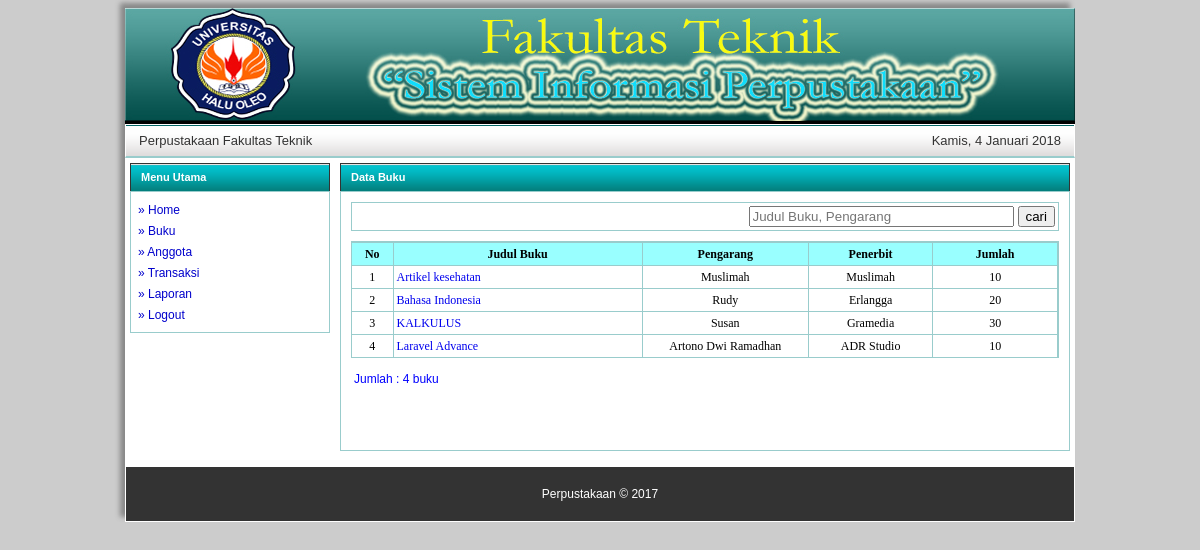
Page /guest/index.php?page=buku (signed in) on the committed database.
### tables this page shows
CREATE TABLE IF NOT EXISTS `tbl_buku` (
  `id_buku` int(11) NOT NULL AUTO_INCREMENT,
  `judul` varchar(100) NOT NULL,
  `pengarang` varchar(100) NOT NULL,
  `penerbit` varchar(100) NOT NULL,
  `thn_terbit` varchar(5) NOT NULL,
  `isbn` varchar(25) NOT NULL,
  `jumlah_buku` int(11) NOT NULL,
  `lokasi` varchar(20) NOT NULL,
  `tgl_input` datetime NOT NULL,
  PRIMARY KEY (`id_buku`)
);

### guest/buku_data.php (the view, shortened to what this page needs)
<div id="menu-tengah">
   	<div id="bg_menu">Data Buku
   	</div>
   	<div id="content_menu">
       <div id="menu_header">
       	<form action="?page=buku_search" method="post">
       	<table width="100%" height="100%" style="border:1px solid #9cc;">
           	<tr>
               	<td width="50%"></td>
                   <td width="50%" align="right"><input type="text" name="cari" size="30" placeholder="Judul Buku, Pengarang"></td>
                   <td><input type="submit" id="submit" value="cari"></td>
               </tr>
           </table>
           </form>
   	</div>
  	    <div class="zebra-table">
  	      <table width="100%" height="100%" align="center" cellspacing="0" cellpadding="5">
  	        <thead align="center">
  	          <tr>
  	            <th align="center" width="5%" >No</th>
  	            <th width="30%">Judul Buku</th>
  	            <th width="20%">Pengarang</th>
  	            <th width="15%">Penerbit</th>
  	            <th width="15%">Jumlah</th>
             </tr>
           </thead>
           <?php
			$query = "SELECT * FROM tbl_buku ORDER by judul";
			$sql = mysql_query($query);
			$total = mysql_num_rows($sql);
			$no = 1;
			while ($data=mysql_fetch_array($sql)) {
		?>
  	        <tbody>
  	          <tr>
  	            <td align="center"><?php echo $no; ?></td>
  	            <td><a href="?page=detil-buku&judul=<?php echo $data['judul']; ?>" class="detil"><?php echo $data['judul']; ?></a></td>
  	            <td align="center"><?php echo $data['pengarang']; ?></td>
  	            <td align="center"><?php echo $data['penerbit']; ?></td>
  	            <td align="center"><?php echo $data['jumlah_buku']; ?></td>
             </tr>
           <?php $no++; } ?>
           </tbody>
         </table>
         </div>
         <div id="menu_bottom">
       	<table width="100%" style="border:0px solid #9cc;">
           	<tr>
               	<td width="50%">Jumlah : <?php echo $total; ?> buku</td>
               </tr>
           </table>
   	</div>
  	  </div>
   </div>

### images/style.css (style rules this page uses)
body { background-color: #CCC; font-family:Tahoma, Geneva, sans-serif; font-size: 14px; }
#menu-tengah { margin:5px; width:730px; float:left; }
#bg_menu { background-color: #ccc; background-image:url(../images/menu-biru.gif); border:1px solid #333; border-bottom:0px; padding:7px; padding-left:10px; color:#ffffff; font-weight:bold; font-size:11px; height:13px; }
#content_menu { background-color: #FFF; border: 1px solid #9CC; line-height: 16px; padding: 3px; margin-bottom: 10px; font-size:14px; padding:10px; }
.zebra-table { background-color:#FFF; font-size:12px; font-family:Georgia, "Times New Roman", Times, serif; border-collapse: collapse; border: 1px solid #9cc; overflow: hidden; margin-bottom:10px; }
.zebra-table th { background-color:#9FF; color:; }
.zebra-table th,.zebra-table td { vertical-align: top; padding:3px 3px; margin:0; border-top:1px solid #9cc; border-right:1px solid #9cc; }
.zebra-table tbody tr:nth-child(odd) { background: #FFF; }
.zebra-table a { text-decoration:none; text-shadow:#FF9; }
#menu_header { font-size:12px; font-family:Georgia, "Times New Roman", Times, serif; border-collapse: collapse; overflow: hidden; margin-bottom:10px; }
#menu_bottom { font-size:12px; color:#00F; font-family:Verdana, Geneva, sans-serif; border-collapse: collapse; overflow: hidden; margin-bottom:50px; }

### rows in the picture
tbl_buku: judul "Artikel kesehatan", pengarang "Muslimah", penerbit "Muslimah", jumlah_buku "10"
tbl_buku: judul "Bahasa Indonesia", pengarang "Rudy", penerbit "Erlangga", jumlah_buku "20"
tbl_buku: judul "KALKULUS", pengarang "Susan", penerbit "Gramedia", jumlah_buku "30"
tbl_buku: judul "Laravel Advance", pengarang "Artono Dwi Ramadhan", penerbit "ADR Studio", jumlah_buku "10"

### other values in the picture
$total "4"
